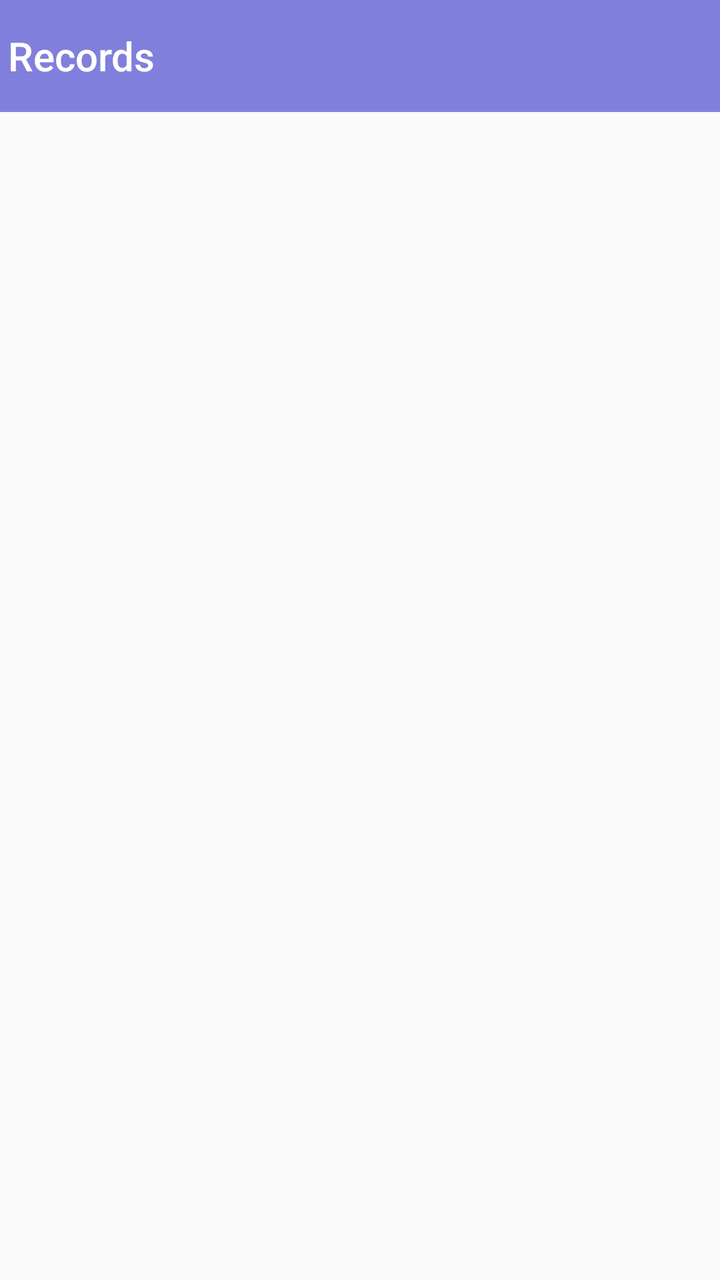
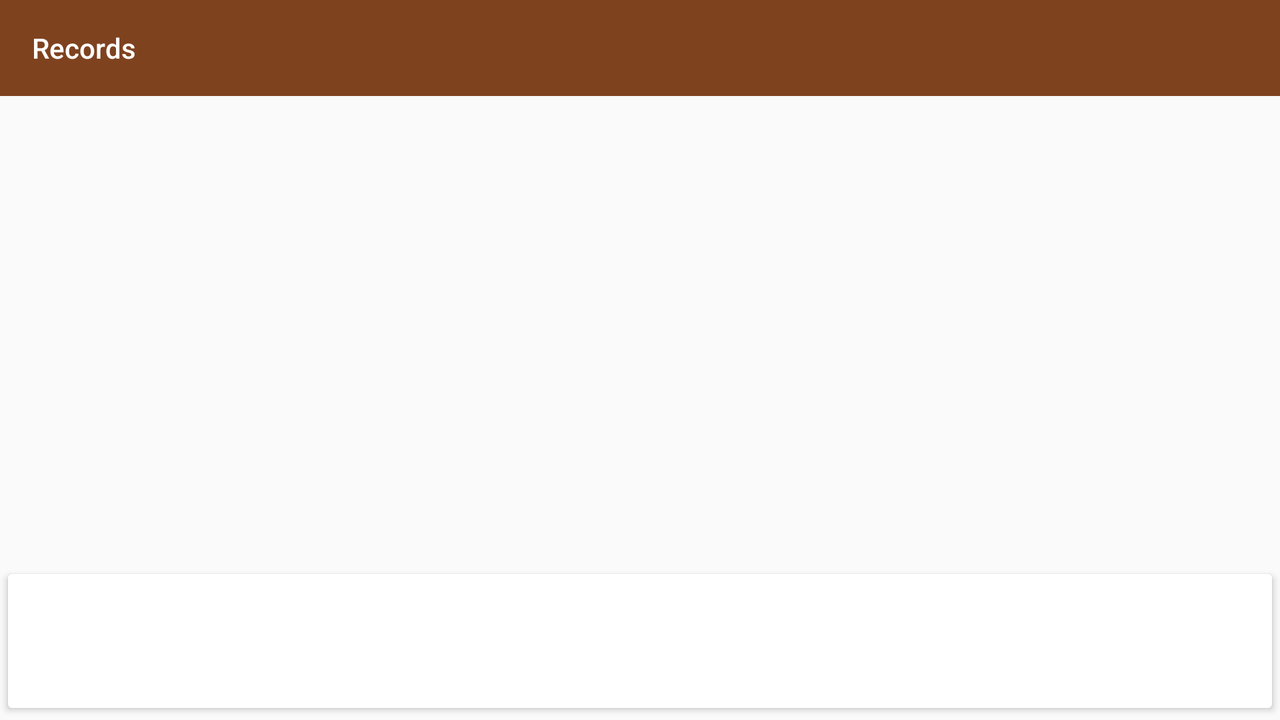

The same Android screen from two of the app's own layout files: first res/layout/ as a phone draws it, then the repository's variant for another configuration, drawn on a device whose configuration selects that folder. Both files follow.
<!-- AndroidManifest.xml: application theme Theme.VIAMM -->
<!-- res/layout/activity_record.xml -->
<?xml version="1.0" encoding="utf-8"?>
<androidx.constraintlayout.widget.ConstraintLayout
    xmlns:android="http://schemas.android.com/apk/res/android"
    xmlns:app="http://schemas.android.com/apk/res-auto"
    android:layout_width="match_parent"
    android:layout_height="match_parent"
    xmlns:tools="http://schemas.android.com/tools"
    android:id="@+id/record"
    tools:context=".RecordActivity">

        <androidx.appcompat.widget.Toolbar
            android:id="@+id/toolbar"
            android:layout_width="match_parent"
            android:layout_height="?attr/actionBarSize"
            android:background="@color/lavender"
            android:theme="@style/ThemeOverlay.AppCompat.Dark.ActionBar"
            app:layout_constraintTop_toTopOf="parent"
            app:popupTheme="@style/ThemeOverlay.AppCompat.Light"
            app:title="Records"
            app:contentInsetStartWithNavigation="0dp"
            app:contentInsetStart="0dp"
            app:contentInsetEnd="0dp"
            tools:layout_editor_absoluteX="1dp" />

        <androidx.recyclerview.widget.RecyclerView
            android:id="@+id/rvOrders"
            android:layout_width="0dp"
            android:layout_height="0dp"
            app:layout_constraintTop_toBottomOf="@id/toolbar"
            app:layout_constraintBottom_toBottomOf="parent"
            app:layout_constraintStart_toStartOf="parent"
            app:layout_constraintEnd_toEndOf="parent"
            tools:listitem="@layout/item_order" />


</androidx.constraintlayout.widget.ConstraintLayout>
<!-- res/layout/item_order.xml (included above) -->
<?xml version="1.0" encoding="utf-8"?>
<androidx.cardview.widget.CardView
    xmlns:android="http://schemas.android.com/apk/res/android"
    xmlns:app="http://schemas.android.com/apk/res-auto"
    android:layout_width="match_parent"
    android:layout_height="wrap_content"
    android:layout_margin="10dp"
    app:cardCornerRadius="8dp"
    app:cardElevation="8dp"
    >

    <androidx.constraintlayout.widget.ConstraintLayout
        android:layout_width="match_parent"
        android:layout_height="wrap_content"
        android:paddingTop="8dp"
        android:paddingBottom="8dp"
        android:paddingStart="16dp">

        <TextView
            android:id="@+id/tvOrderId"
            android:layout_width="0dp"
            android:layout_height="wrap_content"
            android:text="Booking ID"
            android:textSize="20sp"
            app:layout_constraintEnd_toEndOf="parent"
            app:layout_constraintStart_toStartOf="parent"
            app:layout_constraintTop_toTopOf="parent" />

        <TextView
            android:id="@+id/tvOrderStatus"
            android:layout_width="0dp"
            android:layout_height="wrap_content"
            android:text="Booking Status"
            android:textSize="20sp"
            android:layout_marginTop="10dp"
            app:layout_constraintEnd_toEndOf="parent"
            app:layout_constraintStart_toStartOf="parent"
            app:layout_constraintTop_toBottomOf="@+id/tvOrderId" />

        <TextView
            android:id="@+id/tvOrderTotal"
            android:layout_width="0dp"
            android:layout_height="wrap_content"
            android:text="Total Amount"
            android:textSize="20sp"
            android:layout_marginTop="10dp"
            app:layout_constraintEnd_toEndOf="parent"
            app:layout_constraintStart_toStartOf="parent"
            app:layout_constraintTop_toBottomOf="@+id/tvOrderStatus" />

    </androidx.constraintlayout.widget.ConstraintLayout>

</androidx.cardview.widget.CardView>
<!-- resources referenced by this layout -->
<resources>
  <color name="lavender">#8080DC</color>
  <style name="Theme.VIAMM" parent="Base.Theme.VIAMM" />
  <style name="Base.Theme.VIAMM" parent="Theme.AppCompat.DayNight.NoActionBar">
          
          
      </style>
</resources>
<!-- res/layout-land/activity_record.xml (the repository's variant of the layout above) -->
<!-- drawn on the phone turned sideways -->
<?xml version="1.0" encoding="utf-8"?>
<androidx.constraintlayout.widget.ConstraintLayout
    xmlns:android="http://schemas.android.com/apk/res/android"
    xmlns:app="http://schemas.android.com/apk/res-auto"
    xmlns:tools="http://schemas.android.com/tools"
    android:id="@+id/record"
    android:layout_width="match_parent"
    android:layout_height="match_parent"
    android:background="@drawable/viamm_bg"
    tools:context=".RecordActivity">

    <androidx.appcompat.widget.Toolbar
        android:id="@+id/toolbar"
        android:layout_width="match_parent"
        android:layout_height="?attr/actionBarSize"
        android:background="@color/toolbarColor"
        android:theme="@style/ThemeOverlay.AppCompat.Dark.ActionBar"
        app:layout_constraintTop_toTopOf="parent"
        app:layout_constraintStart_toStartOf="parent"
        app:layout_constraintEnd_toEndOf="parent"
        app:popupTheme="@style/ThemeOverlay.AppCompat.Light"
        app:title="Records" />

    
    <TextView
        android:id="@+id/tvNoRecordBooking"
        android:layout_width="wrap_content"
        android:layout_height="wrap_content"
        android:text="No new record added yet."
        android:visibility="gone"
        android:textSize="18sp"
        app:layout_constraintTop_toBottomOf="@id/toolbar"
        app:layout_constraintBottom_toTopOf="@id/btnBack"
        app:layout_constraintStart_toStartOf="parent"
        app:layout_constraintEnd_toEndOf="parent"
        app:layout_constraintVertical_bias="0.5" />

    <androidx.recyclerview.widget.RecyclerView
        android:id="@+id/rvOrders"
        android:layout_width="0dp"
        android:layout_height="0dp"
        app:layout_constraintTop_toBottomOf="@id/toolbar"
        app:layout_constraintBottom_toTopOf="@id/btnBack"
        app:layout_constraintStart_toStartOf="parent"
        app:layout_constraintEnd_toEndOf="parent"
        tools:listitem="@layout/item_order" />

    <Button
        android:id="@+id/btnBack"
        android:layout_width="0dp"
        android:layout_height="wrap_content"
        android:text="Back"
        android:textColor="@color/white"
        app:layout_constraintTop_toBottomOf="@id/rvOrders"
        app:layout_constraintBottom_toBottomOf="parent"
        app:layout_constraintStart_toStartOf="parent"
        app:layout_constraintEnd_toEndOf="parent"
        android:backgroundTint="@color/AppColor"
        android:padding="30dp"/>

</androidx.constraintlayout.widget.ConstraintLayout>
<!-- resources referenced by the variant -->
<!-- as the phone turned sideways resolves them -->
<resources>
  <color name="toolbarColor">#7f421f</color>
  <color name="white">#FFFFFFFF</color>
  <!-- drawable viamm_bg (drawable) -->
  <shape xmlns:android="http://schemas.android.com/apk/res/android">
      <solid android:color="@color/app_color" />
  </shape>
  <style name="Theme.VIAMM" parent="Base.Theme.VIAMM" />
  <style name="Base.Theme.VIAMM" parent="Theme.AppCompat.DayNight.NoActionBar">
          
          
      </style>
</resources>
